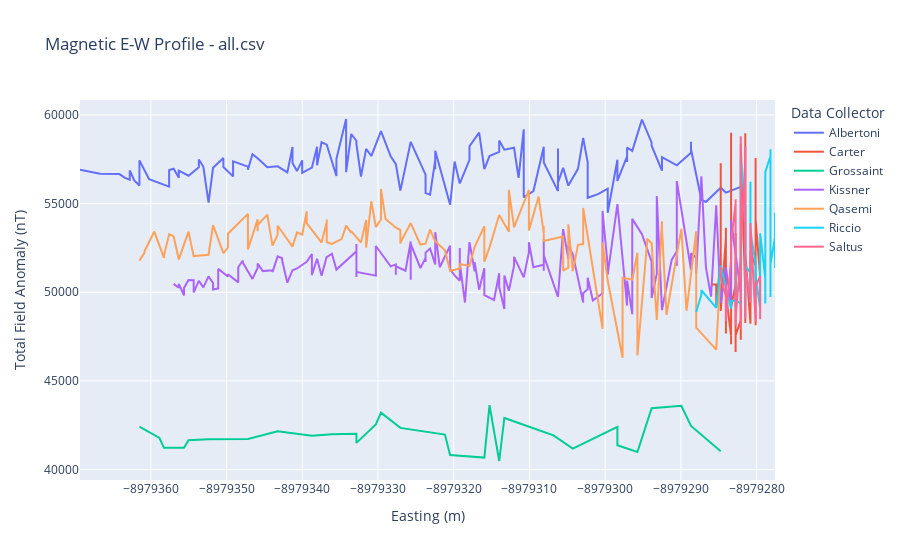
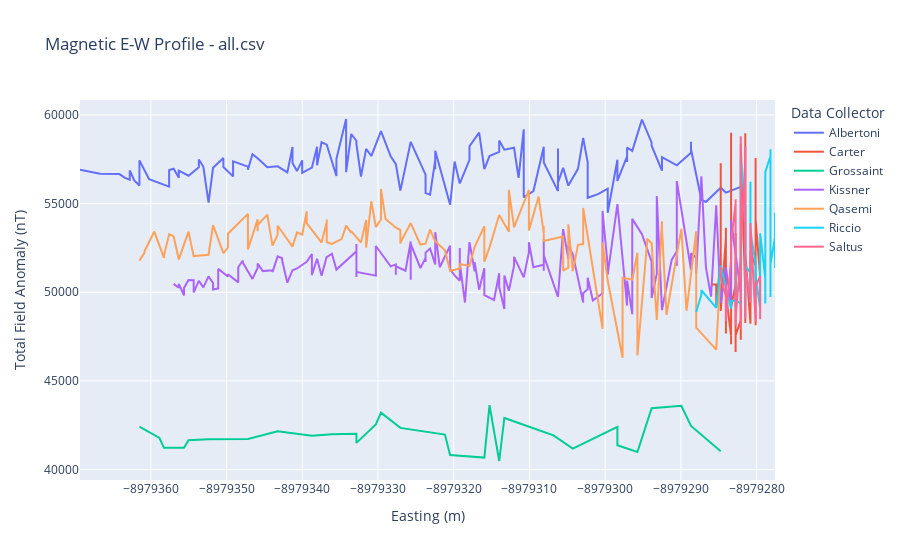

The notebook cell these images were saved under, in order:
### Code cell
import pandas as pd
import numpy as np
import plotly.express as px
from plotly.subplots import make_subplots
import plotly.graph_objects as go
import os, sys
pd.options.display.float_format = '{:.2f}'.format

directory = './data/'
filenames = []
filelist = []
for file in os.listdir(directory):
    filenames = directory + file 
    filelist.append(filenames)
# print(filelist)
    
    
#  dict for the dataframes and their names
dfs = {"Albertoni" : [], "Carter": [], "Grossaint" : [], "Kissner" : [], "Qasemi" : [], "Riccio" : [], "Saltus" : []}  
i = 0 
for key in dfs:
    df = pd.read_csv(filelist[i])
                    
    northing = df['Latitude (deg)']*111300
    easting = df['Longitude (deg)']*85300

    df.insert(loc=6,
              column='Northing (m)',
              value=northing)

    df.insert(loc=7,
              column='Easting (m)',
              value=easting)
    
    dfs[key] =  df.sort_values(by=['Easting (m)'], ascending=True)
    i = i + 1
    

# plot the data
fig = go.Figure()

for d in dfs:
    fig = fig.add_trace(go.Scatter(x = dfs[d]['Easting (m)'],
                                   y = dfs[d][' Total Field (nT)'], 
                                   name = d))
    fig.update_layout(title_text='Magnetic E-W Profile'+ ' - all.csv',
                     xaxis_title="Easting (m)",
                     yaxis_title="Total Field Anomaly (nT)",
                     legend_title="Data Collector")
    fig.update_layout(xaxis=dict(tickformat ='d'), xaxis2=dict(tickformat ='d'), yaxis=dict(tickformat ='d'), yaxis2=dict(tickformat ='d'))
fig.write_image("plot_Magnetic E-W Profile_all.png")
fig.show()
fig.show()
